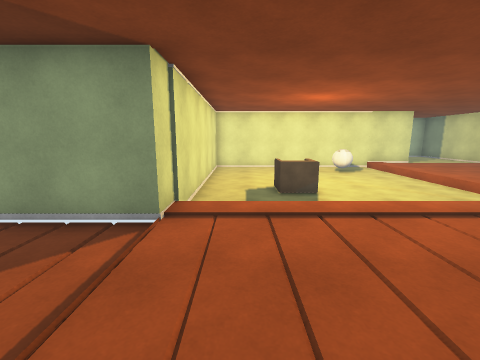
[1] (above)

21 first-person views from a walk through a scene from a Unity 3-D project. The camera is 1.5 m above the floor, tilts 10° down and sees 90° across. The floor is counted in squares, 1 m on a side. Each view is taken from the middle of a square. On the plan, view 1 faces up. The plan holds only what a view shows up to about 13 squares ahead; the rest is blank. The place goes on beyond the plan. The player is left out. Some animated figures are left out. Surface patterns are stand-ins for the level's own textures.

[2]
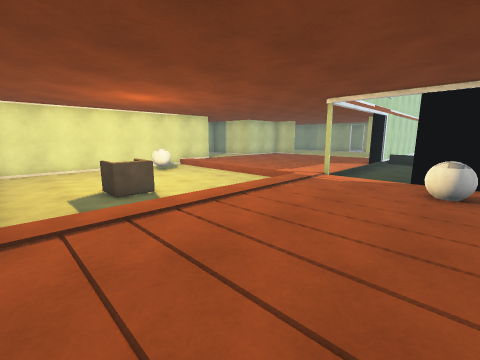

[3]
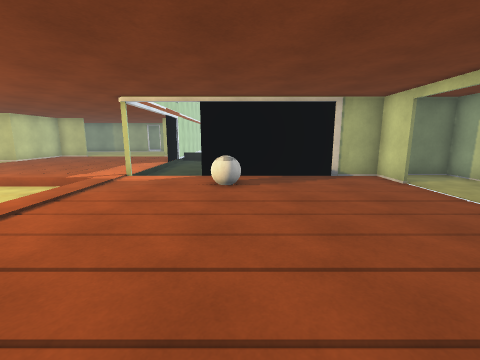

[4]
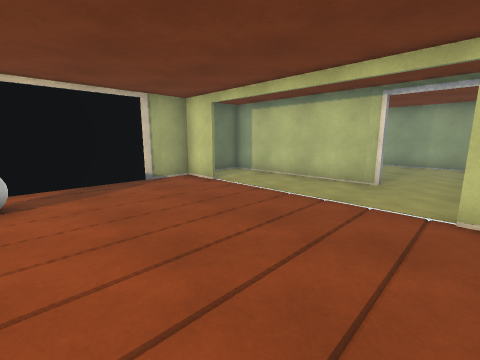

[5]
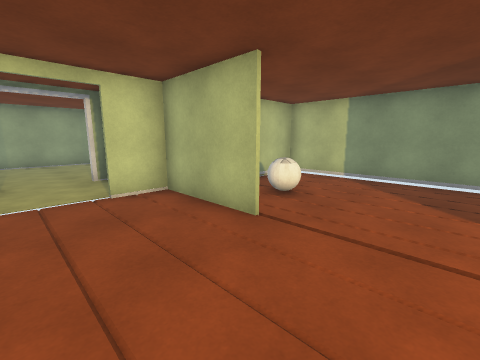

[6]
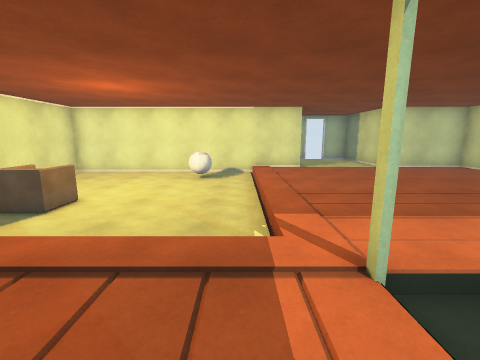

[7]
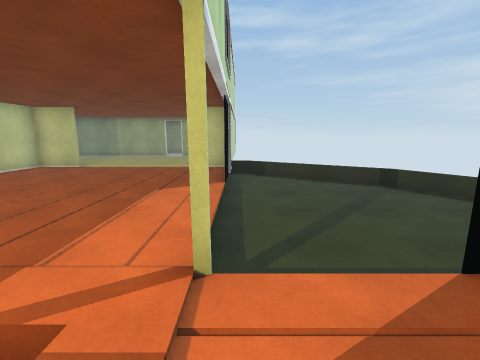

[8]
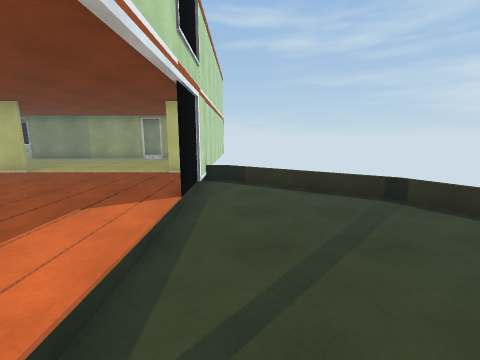

[9]
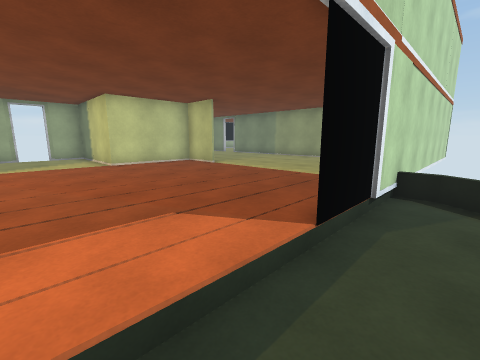

[10]
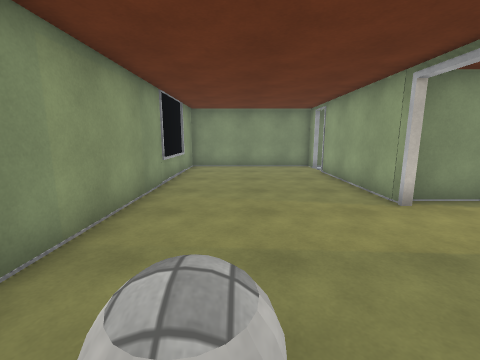

[11]
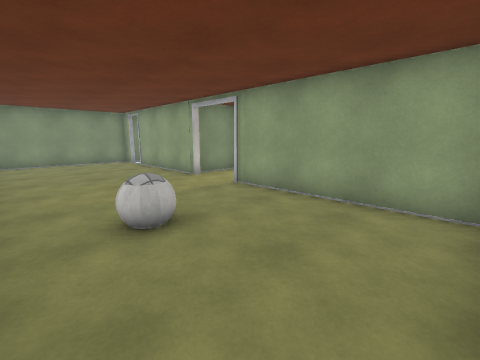

[12]
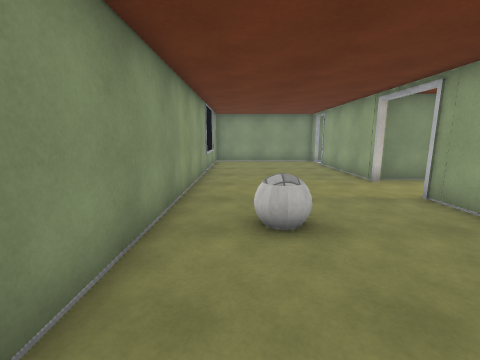

[13]
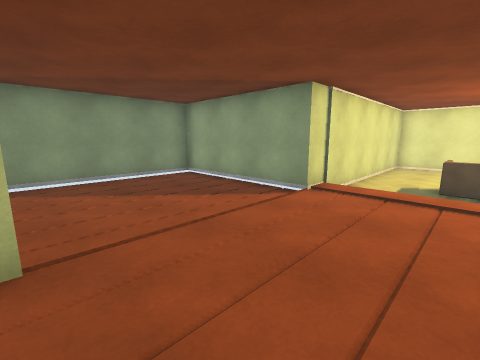

[14]
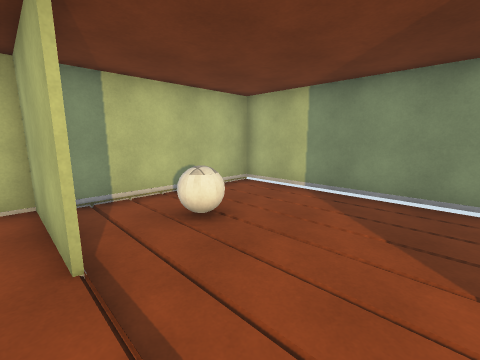

[15]
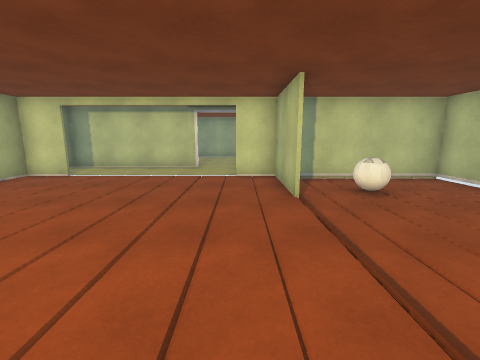

[16]
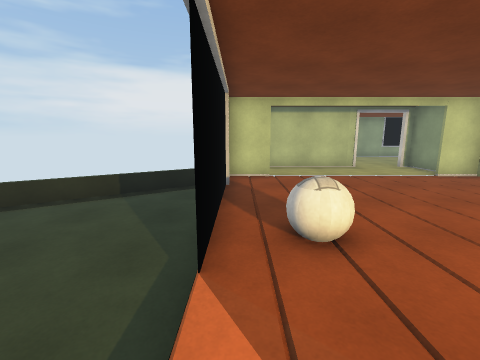

[17]
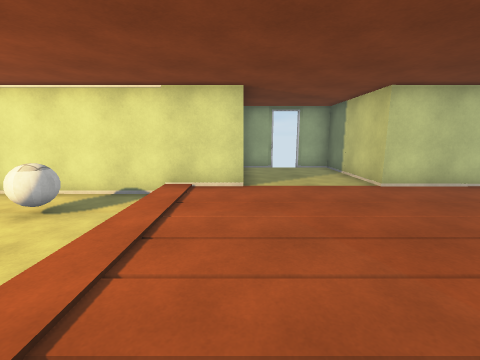

[18]
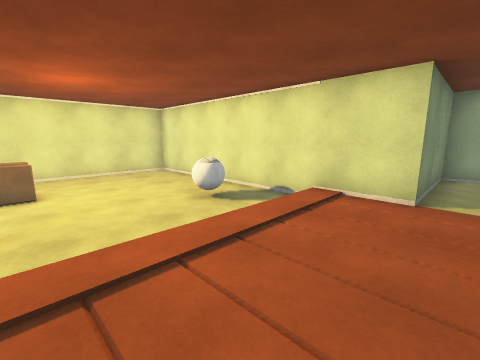

[19]
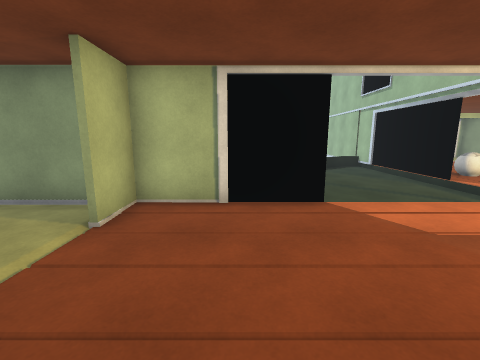

[20]
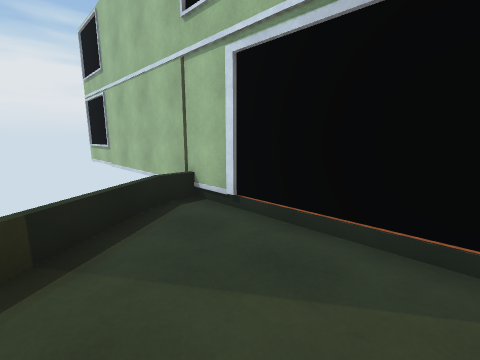

[21]
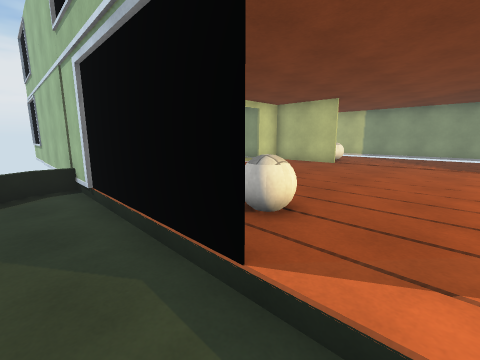

### Floor plan
Key: @ floor where view 1 was taken; # wall or solid block; x gap in a wall; . main floor; - floor 0.25 m lower than the main floor; = window, fence, low wall or low ledge; B ball; O other object.
Columns run from 8 left of view 1 to 21 right of it. Each row starts with its distance up from view 1.
 19                   ## x##
 18                   #....#
 17                   #....#
 16                   #....#
 15       #############....#####
 14       #---------...........#.
 13       #------B--...........#.
 12       #------BB-.............
 11       #---------.............
 10       #---------.............
  9       #---------.............
  8       #--OO-----.............
  7       #---O-----.............
  6       #   ------...........x.
  5       #................#######
  4 #######..........#--------##
  3 #................---------
  2 #................--------==
  1 #.............BB#--------
  0 #.......@......B#-------=#
 -1 #...............#------==
 -2 #.....#.........#-----==
 -3 #...B.#.........#----==
 -4 #...B.#.........#--= #
 -5 #####.###......### =
 -6 ########.........#
 -7 #      #.........#
 -8 #x-#####...#######
 -9 #................#
-10 #................#
-11 #................#
-12 #...........B....#
-13 #...........B....#
-14 #................#
-15 ##################

Where each view was taken, in squares from view 1:
view 1: 0 up, 0 right, facing up
view 2: 0 up, 1 left, facing up-right
view 3: 0 up, 1 left, facing right
view 4: 0 up, 0 right, facing down-right
view 5: 1 up, 2 right, facing down-left
view 6: 2 up, 7 right, facing up
view 7: 4 up, 6 right, facing right
view 8: 3 up, 8 right, facing right
view 9: 3 up, 11 right, facing up-right
view 10: 12 down, 5 right, facing left
view 11: 14 down, 8 right, facing up-left
view 12: 13 down, 8 right, facing left
view 13: 2 down, 2 right, facing up-left
view 14: 1 up, 1 left, facing down-left
view 15: 4 up, 0 right, facing down
view 16: 4 up, 8 right, facing down
view 17: 7 up, 10 right, facing up
view 18: 8 up, 11 right, facing up-left
view 19: 10 up, 16 right, facing down
view 20: 0 up, 12 right, facing down-left
view 21: 3 up, 10 right, facing down-left
